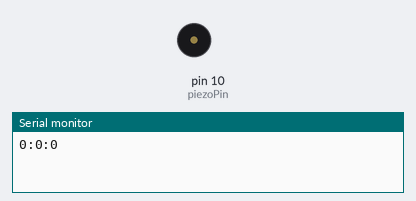
Bench run of a sketch on a simulated Arduino Uno, built with avr-gcc and run on an emulated ATmega328P. Parts: buzzer (waves = sounding), the last lines printed to the serial monitor.

Above: at 0.1 s.
At 1.1 s:
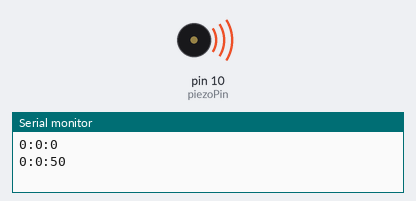
Timing chart, 0 to 2.6 s (numbered marks = the images above):
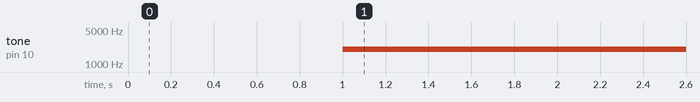

The sketch:

finalfinal.ino
```cpp
unsigned long time;
int piezoPin = 10;
int sdemoAlarmTime = 50;
bool buttonOff = 0;
int buttonState = 0;
int pingPin = 7;
int outputPin = 8;
bool buttonPressed = 0;
int buttonPin = 7;

//triggerstate = 9


//alarm time 50 seconds
//start the alarm to ring for 10 seconds, user should wake up
//if the user does not press the button than print a "p"

int h = 0;
int s = 0;
int m = 0;
int flag = 0;

void setup(){
  Serial.begin(9600);
  buttonPressed = 0;

}
void loop(){
    long duration, inches, cm;

  //Serial.print("Time: ");
  Serial.print(h);
  Serial.print(":");
  Serial.print(m);
  Serial.print(":");
  Serial.println(s);
  time = millis();
  //prints time since program started
  //Serial.println(time);
  // wait a second so as not to send massive amounts of data
  s = millis()/1000-m*60;
  delay(1000);
  //Serial.print("Time: "+h+m+s);

 checkAlarm(sdemoAlarmTime);

 if(s==60){
  s=0;
  m=m+1;
 }

 if(m==60)
 {
  m=0;
  h=h+1;
  flag=flag+1;
 }

 if(h==13)
 {
  h=1;
 }


}

void activateAlarm(int buzzTime){
  tone(piezoPin, 2000, buzzTime/1000);
}

void checkAlarm(int secuntilAlarm){
  if (s = secuntilAlarm){
    activateAlarm(10);
//    if(buttonOff){
//      noTone(piezoPin);
//    }
  }
}

void checkButton(){
  buttonState = digitalRead(buttonPin);

  // check if the pushbutton is pressed.
  // if it is, the buttonState is HIGH:
  if (buttonState == HIGH) {
    buttonOff = 1;
  } else {
    buttonOff = 0;
  }
}
```

Measured:
- by itself, tone on pin 10 (piezoPin): silent → 2000 Hz at 1.0 s
